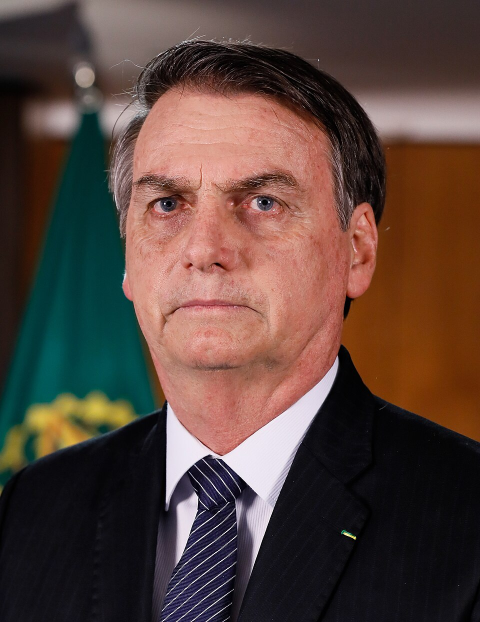
#> input picture dashboard/assets/presidents/originais/bolsonaro.jpg, 960 x 1244 px (shown at 1/2 size); its folder holds 2 pictures in this run
$ python process_portraits.py
#> lines starting #> are read from the running program, lines starting #| are printed output that depends on the picture
"""Gera os retratos dos presidentes usados no dashboard, com tratamento idêntico.

Entrada: dashboard/assets/presidents/originais/*.jpg — fotos oficiais do
Palácio do Planalto (CC BY 2.0, via Wikimedia Commons; créditos em
build_dashboard_data.py). Saída: dashboard/assets/presidents/<nome>.jpg.

Tratamento (o mesmo para os dois, sem alterar a aparência das pessoas):
  1. recorte quadrado com o rosto na mesma escala e posição (linha dos olhos
     a ~42% da altura, rosto ocupando ~50% da largura);
  2. redimensionamento para 720x720 px (nítido até ~360 px de tela em 2x);
  3. leve dessaturação com ajuste de contraste — reduz sem eliminar as
     cores de fundo (bandeira, faixa presidencial), seguindo a diretriz de
     marca do projeto ("tratamento levemente dessaturado, nunca preto e
     branco puro"). DESSATURACAO = 0 (colorido original) a
     1 (P&B total).
  4. versões pré-reduzidas (140, 210 e 280 px) para o tamanho real de exibição:
     o retrato aparece com ~70 px de altura, e o navegador reduzindo 720 -> 70
     de uma vez gera serrilhado. Cada versão é reduzida aqui com LANCZOS, em
     etapas de no máximo 2x, com leve realce de nitidez, e vai no `srcset`
     (descritores de largura, para nunca ampliar a menor versão).
"""
from pathlib import Path

from PIL import Image, ImageFilter, ImageOps

PASTA = Path(__file__).resolve().parent.parent / "dashboard" / "assets" / "presidents"

# (esquerda, topo, direita, base) no arquivo original — medidos para igualar
# a escala do rosto entre as duas fotos.
RECORTES = {
    "bolsonaro": (51, 29, 951, 929),
    "lula": (122, 28, 856, 762),
}
LADO = 720
DESSATURACAO = 0.35
# Lados (px) das versões pré-reduzidas. O retrato aparece com 56x70 px (40x50 no
# celular). Não há versão de 70 px de propósito: em telas com escala 125% ou 150%
# (comum no Windows) o navegador escolheria a menor e a esticaria, que é o que
# deixa o retrato pixelado. Com 140 px o navegador sempre reduz, nunca amplia
# (até tela 2,5x); 210 e 280 cobrem 3x e 4x.
VERSOES = {"140": 140, "210": 210, "280": 280}


def processar(nome: str, caixa: tuple[int, int, int, int]) -> None:
#> called with nome = 'bolsonaro', caixa = (51, 29, 951, 929)
    img = Image.open(PASTA / "originais" / f"{nome}.jpg").convert("RGB")
#> img is the input picture: PIL image 960x1244 RGB; mean R, G, B 87.7, 67, 59.7
    img = img.crop(caixa).resize((LADO, LADO), Image.LANCZOS)
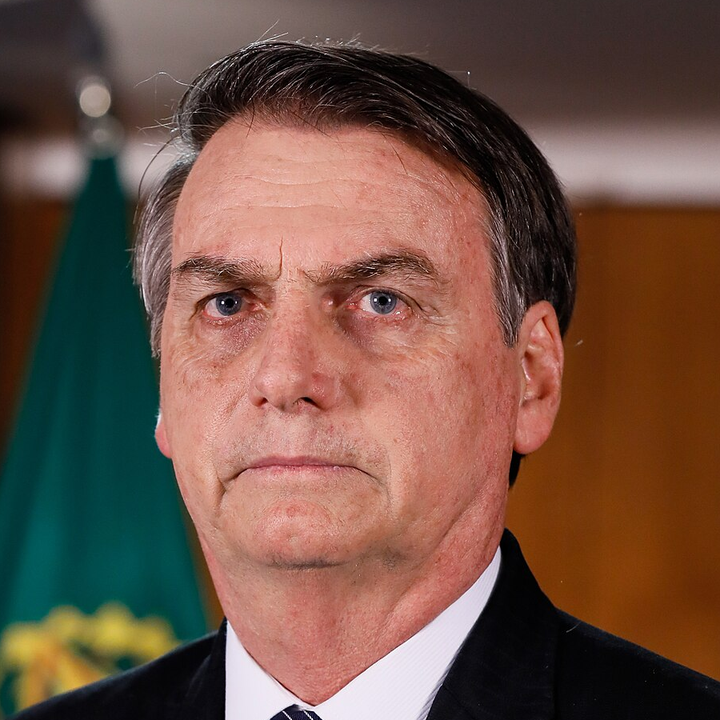
#> img: PIL image 720x720 RGB; mean R, G, B 111.9, 82.9, 69.8
    cinza = ImageOps.grayscale(img).convert("RGB")
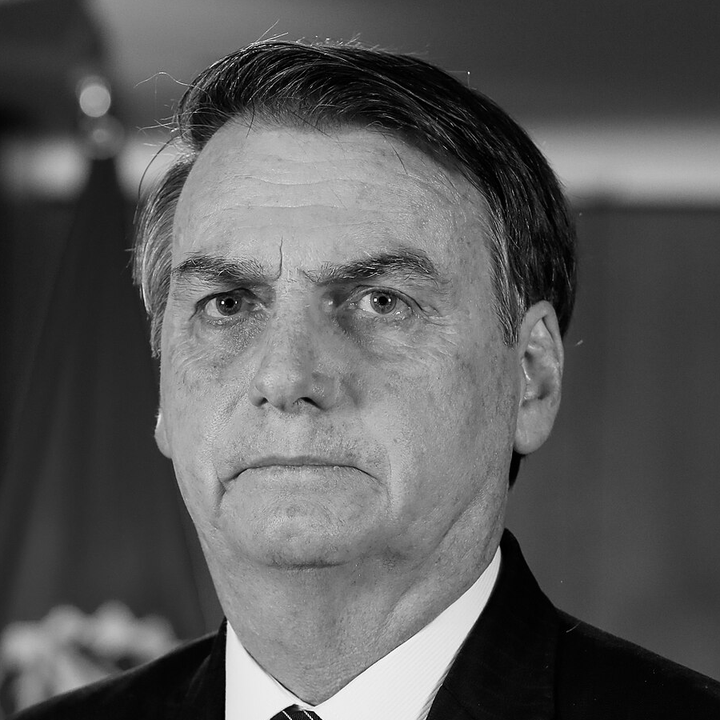
#> cinza: PIL image 720x720 RGB; min 0, max 255, mean 90.1
    img = Image.blend(img, cinza, DESSATURACAO)
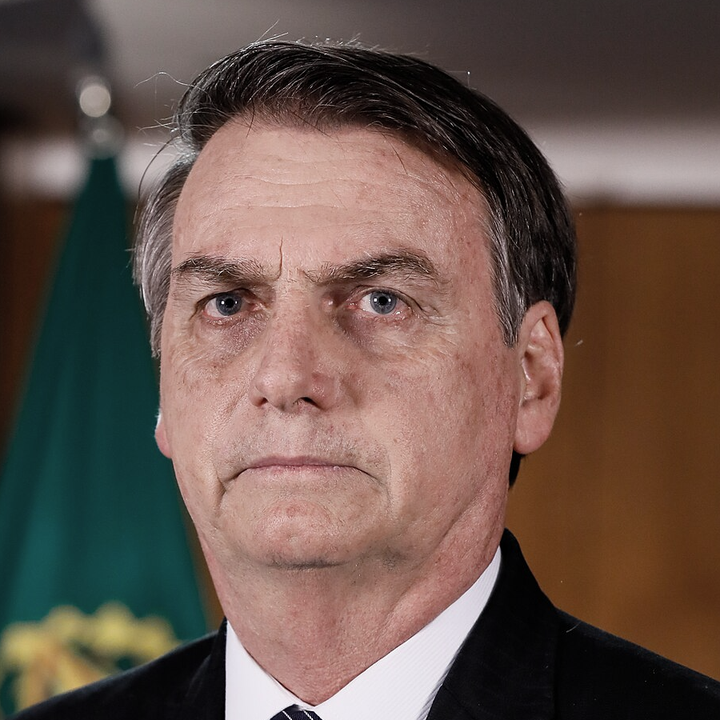
#> img: PIL image 720x720 RGB; mean R, G, B 103.8, 85, 76.4
    img = ImageOps.autocontrast(img, cutoff=0.5)
    img.save(PASTA / f"{nome}.jpg", quality=90, optimize=True, progressive=True)
    print(f"{nome}: {caixa} -> {LADO}x{LADO}, dessaturação {DESSATURACAO:.0%}")
    for dens, lado in VERSOES.items():
        # etapas de no máximo 2x mantêm o filtro fiel; o realce compensa o suavizado
        pq = img
        while pq.width // 2 > lado:
            pq = pq.resize((pq.width // 2, pq.height // 2), Image.LANCZOS)
        pq = pq.resize((lado, lado), Image.LANCZOS).filter(ImageFilter.UnsharpMask(radius=0.7, percent=70, threshold=2))
        pq.save(PASTA / f"{nome}-{lado}.jpg", quality=92, optimize=True, progressive=True)
        print(f"  {dens}: {nome}-{lado}.jpg")
#> this loop made 3 passes
#> pass 1, in processar, `pq = pq.resize((lado, lado), Image.LANCZOS).filter(ImageFilter.Unsharp..`:
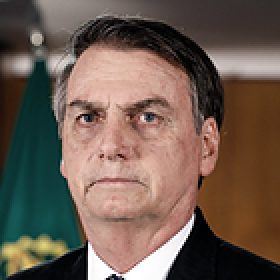
#> pq: PIL image 140x140 RGB (shown 2 times larger); mean R, G, B 110.3, 92.2, 80.6
#> pass 2, in processar, `pq = pq.resize((lado, lado), Image.LANCZOS).filter(ImageFilter.Unsharp..`:
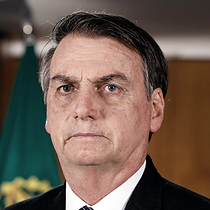
#> pq: PIL image 210x210 RGB; mean R, G, B 110.3, 92.2, 80.6
#> pass 3, in processar, `pq = pq.resize((lado, lado), Image.LANCZOS).filter(ImageFilter.Unsharp..`:
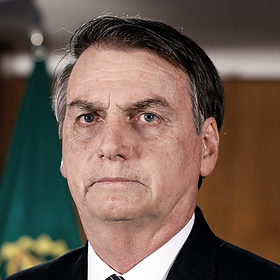
#> pq: PIL image 280x280 RGB; mean R, G, B 110.3, 92.2, 80.6


if __name__ == "__main__":
    for nome, caixa in RECORTES.items():
        processar(nome, caixa)
#> pass 2 of the loop `for nome, caixa in RECORTES.items():`:
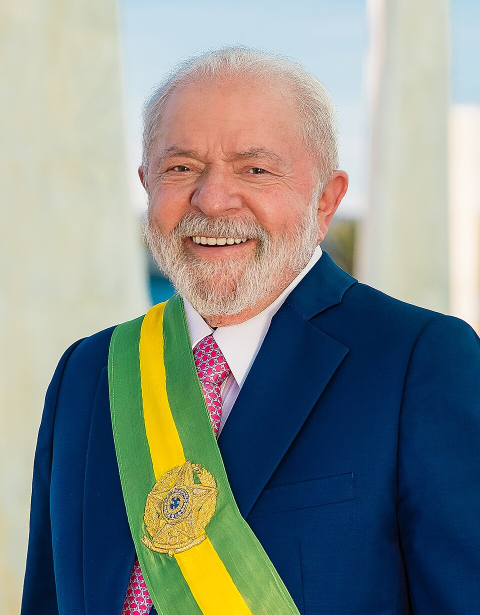
#> input picture dashboard/assets/presidents/originais/lula.jpg, 960 x 1229 px (shown at 1/2 size)
#> in processar, img is the input picture: PIL image 960x1229 RGB; mean R, G, B 131.8, 139.8, 135.9
#> in processar (call 2), `cinza = ImageOps.grayscale(img).convert("RGB")`:
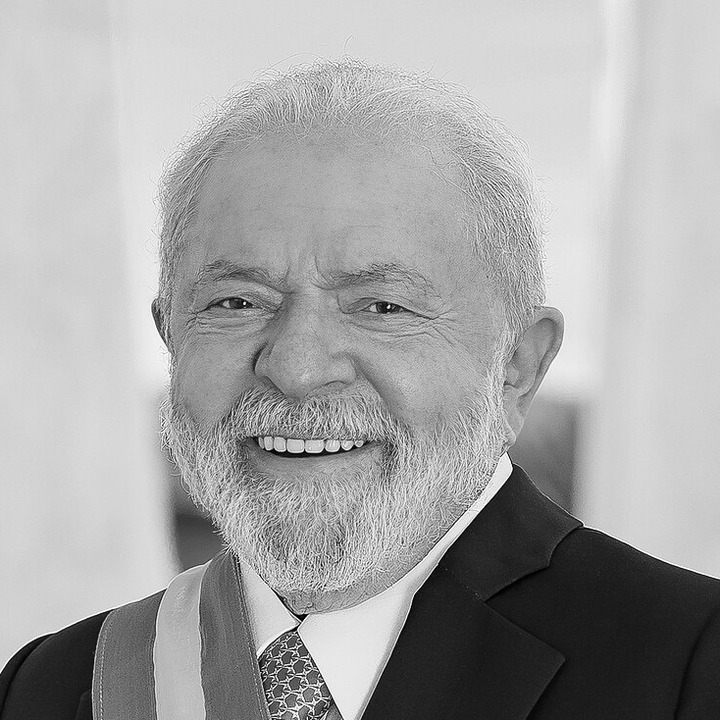
#> cinza: PIL image 720x720 RGB; min 0, max 255, mean 165.8
#> the loop in processar (call 2), `for dens, lado in VERSOES.items():` made 3 passes
#> pass 3, in processar (call 2), `pq = pq.resize((lado, lado), Image.LANCZOS).filter(ImageFilter.Unsharp..`:
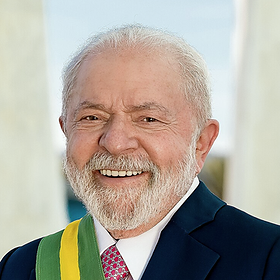
#> pq: PIL image 280x280 RGB; mean R, G, B 172.7, 167.4, 157.2
